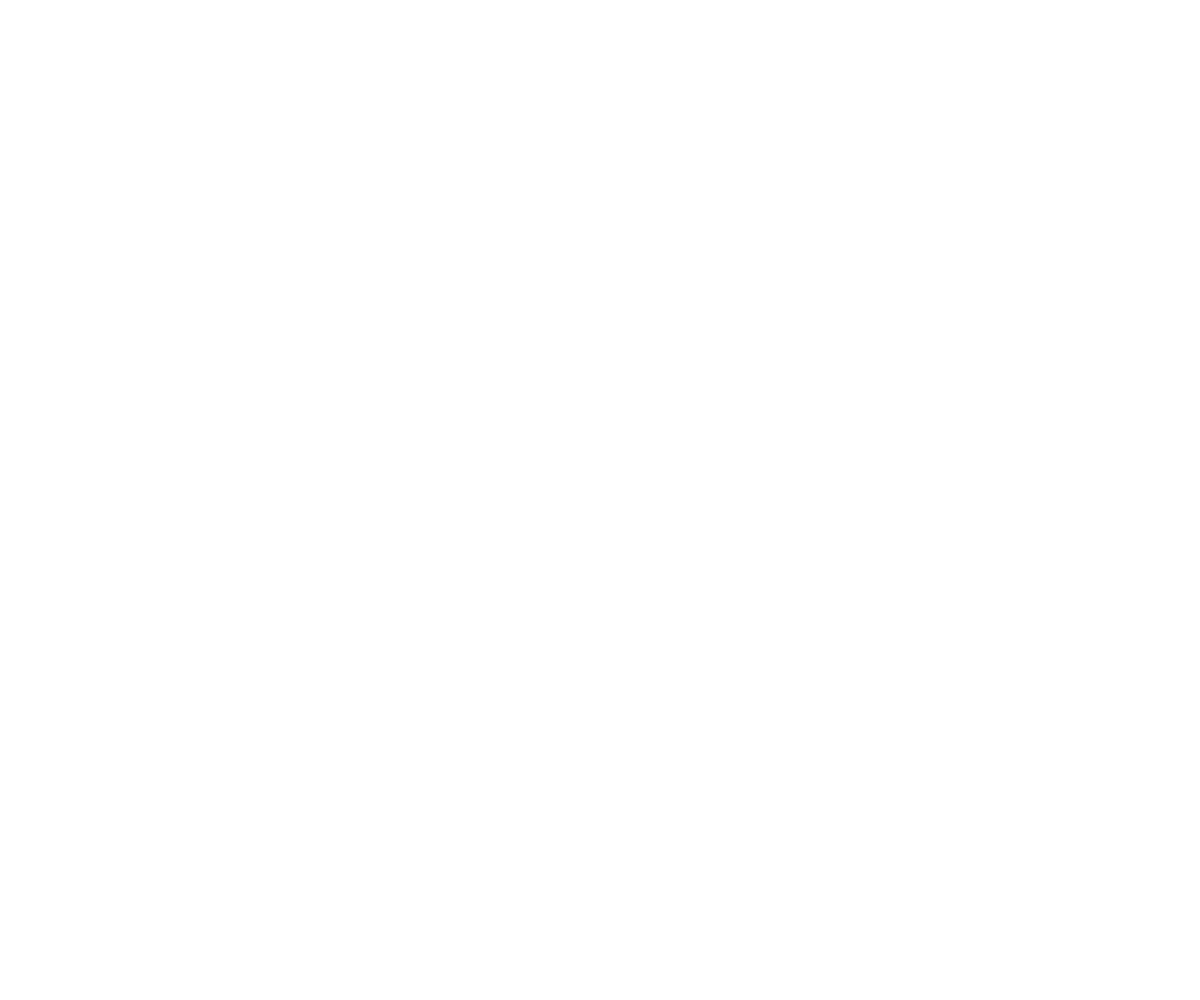
Frame 1 (no input)
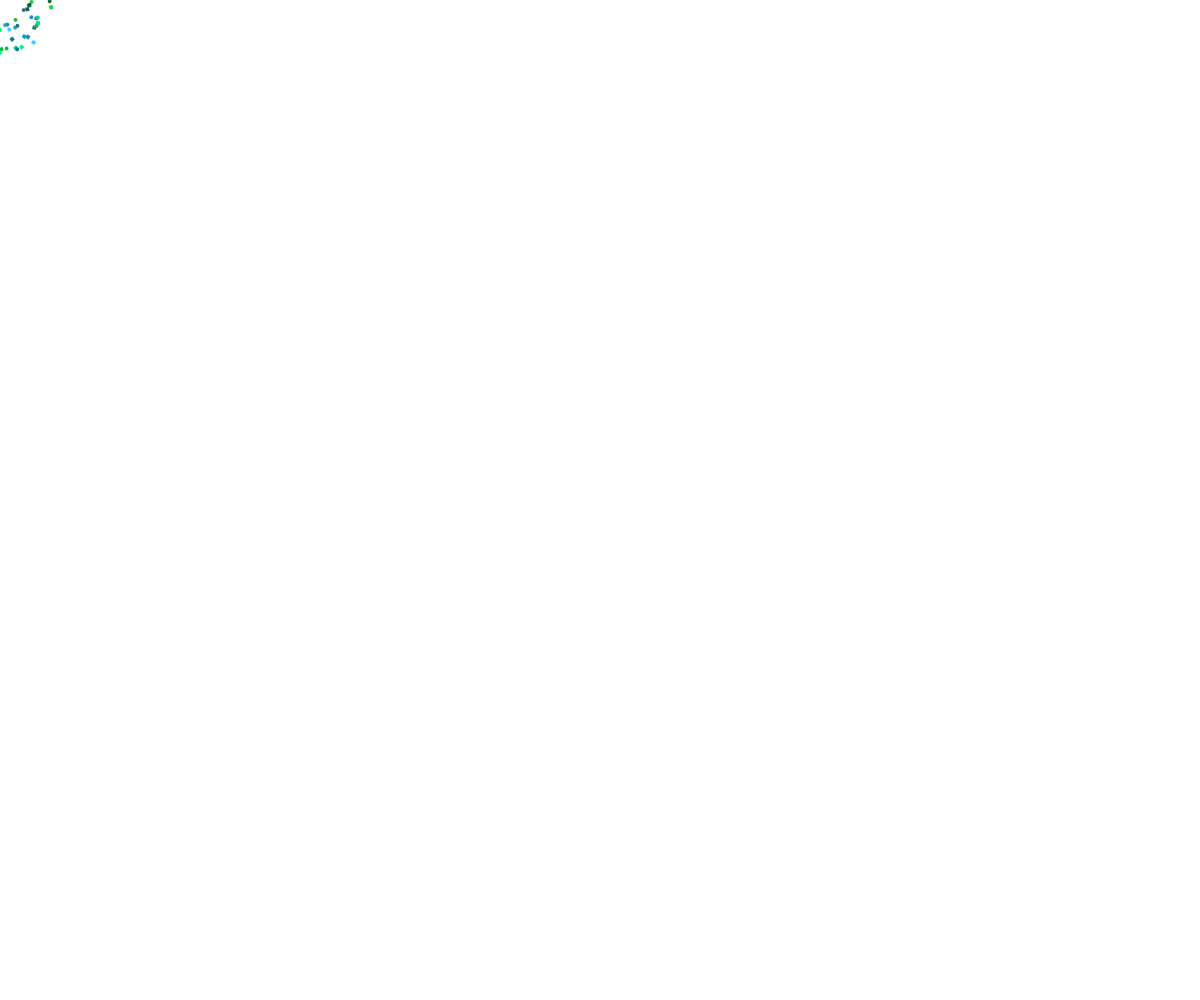
Frame 60 (no input)
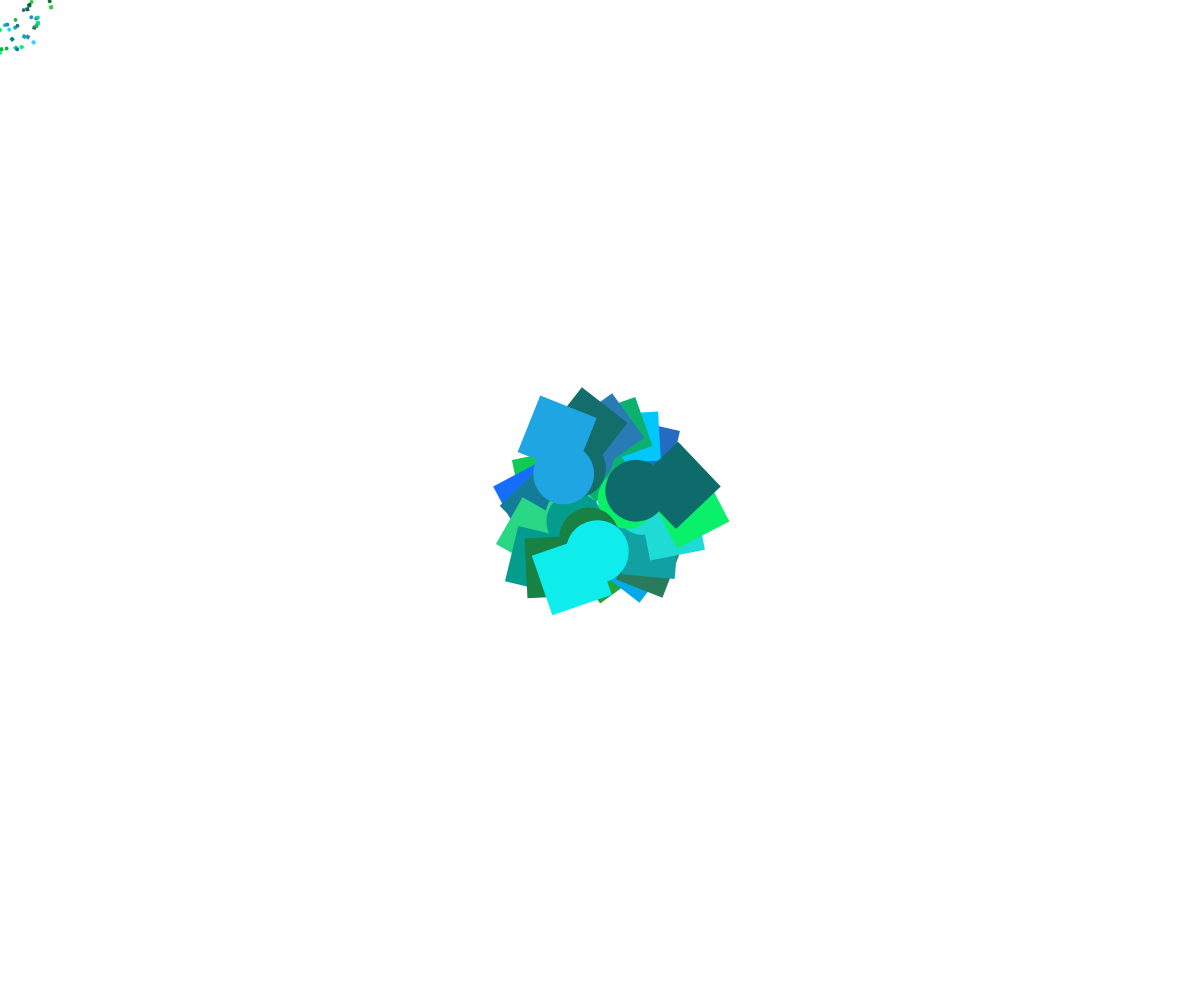
Frame 120 (the mouse pressed at the canvas centre since frame 60)

The p5.js sketch that drew these frames (run headless with seeded random() and noise() and a simulated clock; from frame 60 on, the mouse is pressed at the canvas centre):

// p5.js sketch
// ── sketch.js
var size;

function setup() {
  createCanvas(windowWidth,windowHeight);
  background(255);
  size = random(1, 5);

}

function draw() {
  noStroke();
  fill(random(0,50), random(100,255), random(50,255));
    translate(mouseX, mouseY);
    rotate(frameCount*2);
    rect(random(20,50),random(20,10), size, size);
    ellipse(random(20,50),random(20,10), size, size);

    if(mouseIsPressed){
      size++;
    }
}
